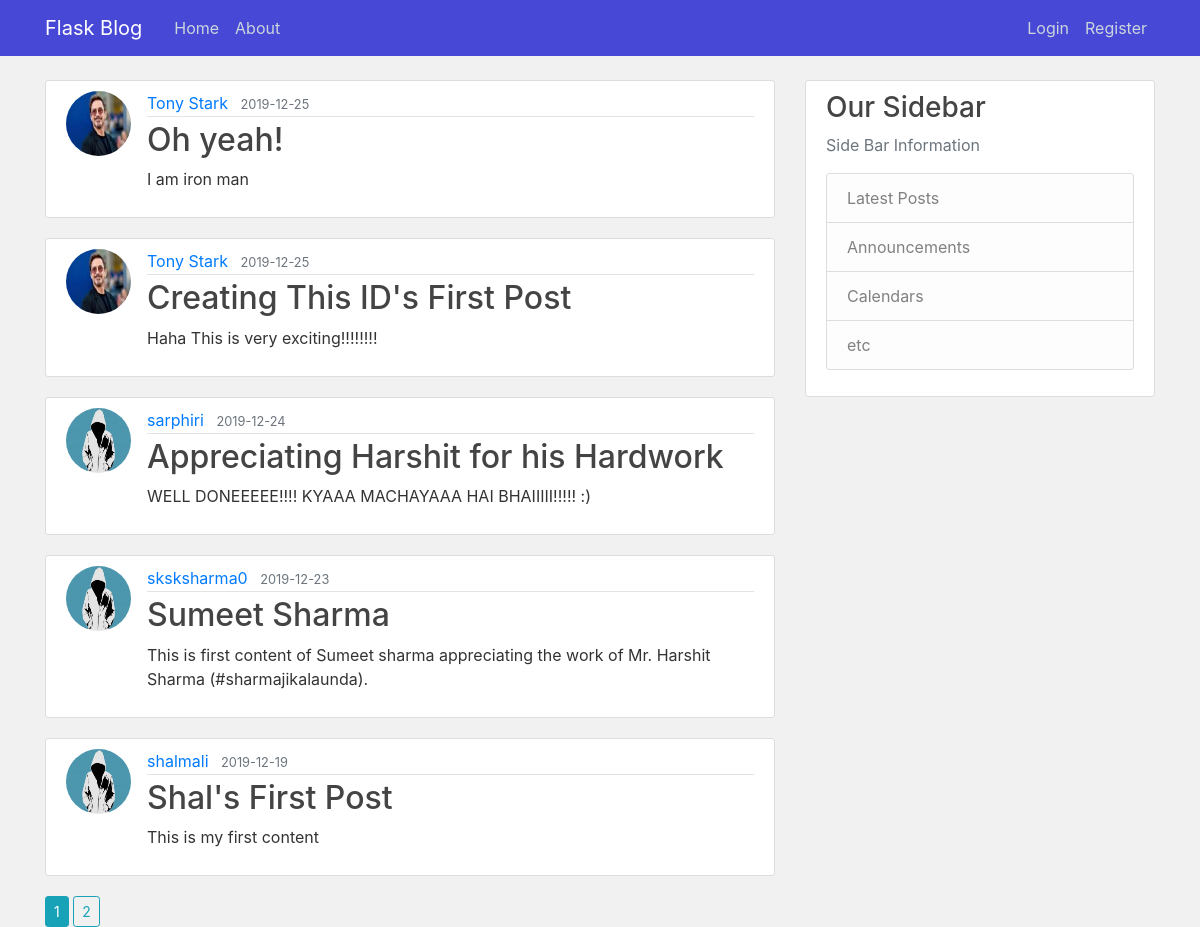
Before: /home/ with the older database file.
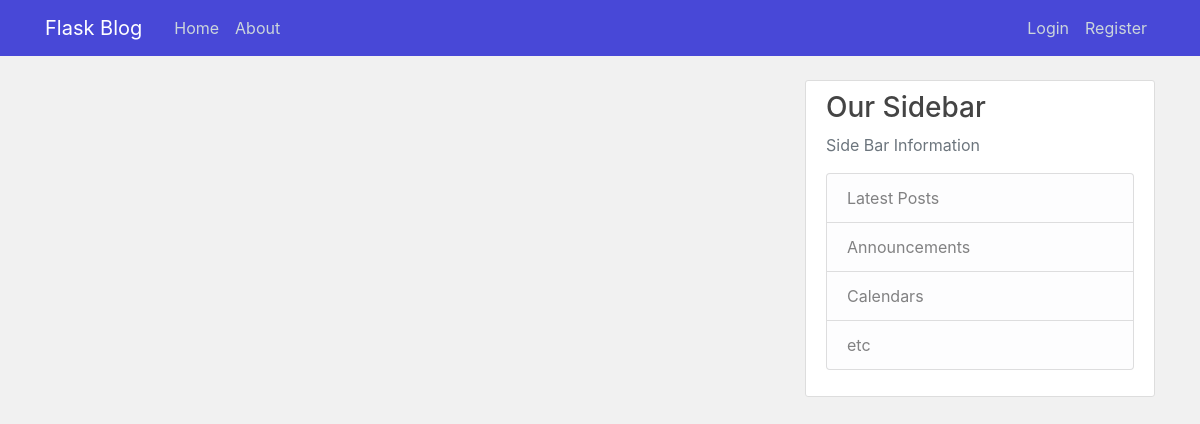
After: the same page with the newer database file.
### flaskblog/models.py (models this page shows, shortened)
class Post(db.Model):
    id = db.Column(db.Integer, primary_key=True)
    title = db.Column(db.String(100), nullable=False)
    date_posted = db.Column(db.DateTime, nullable=False, default=datetime.utcnow)
    content = db.Column(db.Text, nullable=False)
    user_id = db.Column(db.Integer, db.ForeignKey('user.id'), nullable=False)

class User(db.Model, UserMixin):
    id = db.Column(db.Integer, primary_key=True)
    username = db.Column(db.String(20), unique=True, nullable=False)
    email = db.Column(db.String(120), unique=True, nullable=False)
    image_file = db.Column(db.String(20), nullable=False, default='default.jpg')
    password = db.Column(db.String(60), nullable=False)
    posts = db.relationship('Post', backref='author', lazy=True)

### flaskblog/main/routes.py (the view)
@main.route("/")
@main.route("/home/")
def index():
    page = request.args.get('page', default=1, type=int)
    posts = Post.query.order_by(Post.date_posted.desc())\
        .paginate(per_page=5, page=page)
    return render_template('Main/index.html', posts=posts)

### flaskblog/templates/Main/index.html (shortened to what this page needs)
{% extends 'base.html' %}
{% block body %}
     {% for post in posts.items %}
        <article class="media content-section">
          <img class="rounded-circle article-img" src="{{ url_for('static', filename='profile_pics/' + post.author.image_file) }}">
          <div class="media-body">
            <div class="article-metadata">
              <a class="mr-2" href="{{ url_for('users.user_posts', username=post.author.username) }}">{{ post.author.username }}</a>
              <small class="text-muted">{{ post.date_posted.strftime('%Y-%m-%d') }}</small>
            </div>
            <h2><a class="article-title" href="{{ url_for('posts.post', post_id=post.id) }}">{{ post.title }}</a></h2>
            <p class="article-content">{{ post.content }}</p>
          </div>
        </article>
    {% endfor %}
    {% for page_num in posts.iter_pages(left_edge=1, right_edge=1, left_current=1, right_current=2) %}
      {% if page_num %}
          {% if page_num == posts.page %}
          <a class="btn btn-sm btn-info" href="{{ url_for('main.index', page=page_num) }}">{{ page_num }}</a>
          {% else %}
          <a class="btn btn-sm btn-outline-info" href="{{ url_for('main.index', page=page_num) }}">{{ page_num }}</a>
          {% endif %}
      {% else %}
        ...
      {% endif %}
    {% endfor %}
{% endblock body %}

Changed rows visible on the page:
removed Post: image_file (picture), author.username "Tony Stark", date_posted "2019-12-25", title "Oh yeah!", content "I am iron man"
removed Post: image_file (picture), author.username "Tony Stark", date_posted "2019-12-25", title "Creating This ID's First Post", content "Haha This is very exciting!!!!!!!!"
removed Post: image_file (placeholder picture), author.username "sarphiri", date_posted "2019-12-24", title "Appreciating Harshit for his Hardwork", content "WELL DONEEEEE!!!! KYAAA MACHAYAAA HAI BHAIIIII!!!!! :)"
removed Post: image_file (placeholder picture), author.username "sksksharma0", date_posted "2019-12-23", title "Sumeet Sharma", content "This is first content of Sumeet sharma appreciating the work of Mr. Harshit Sharma (#sharmajikalaunda)."
removed Post: image_file (placeholder picture), author.username "shalmali", date_posted "2019-12-19", title "Shal's First Post", content "This is my first content"
Other visible differences:
list line gone: "1"
list line gone: "2"
